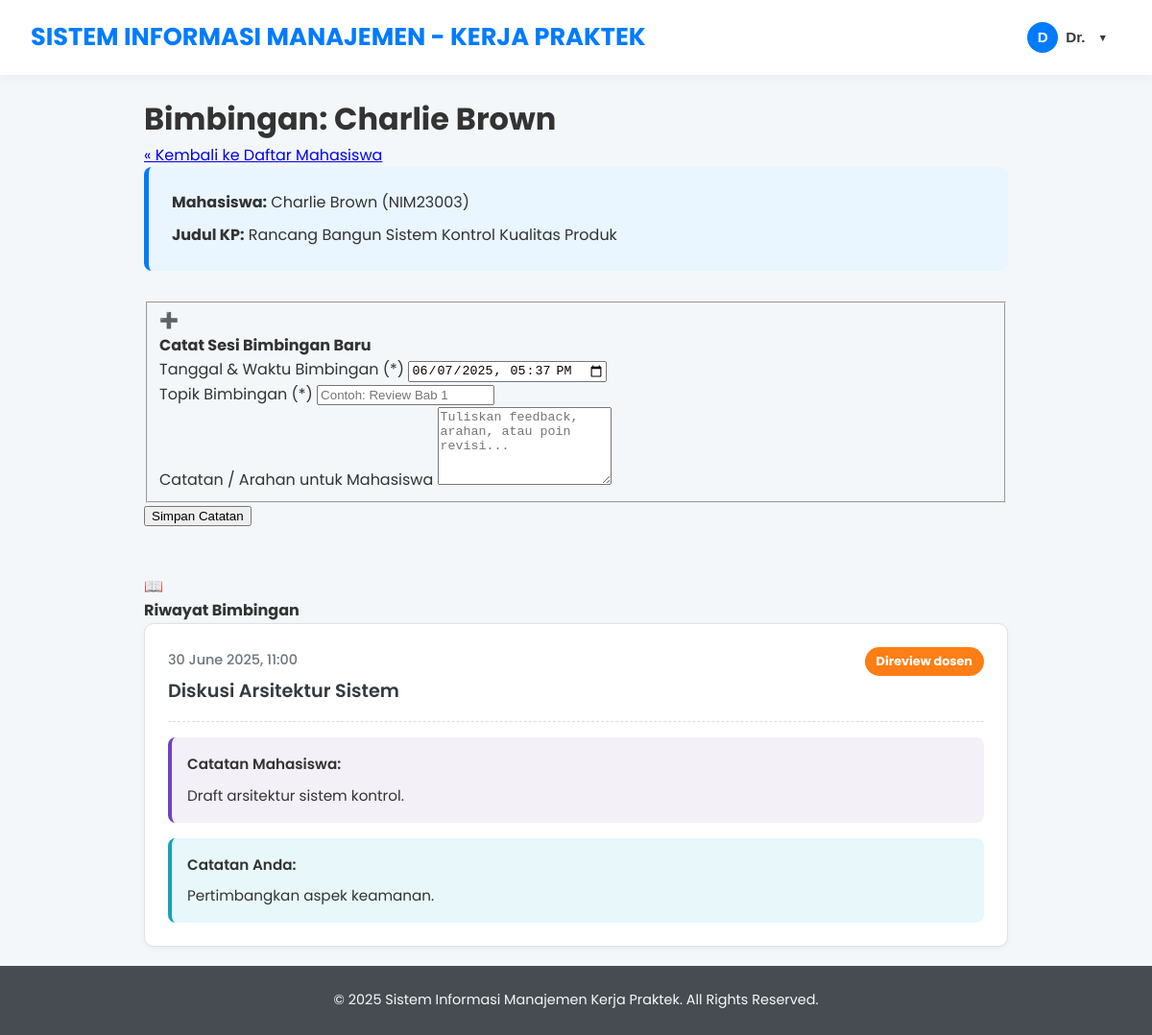
/dosen/bimbingan_kelola.php?id_pengajuan=3 (signed in), run on the app's committed database.
### tables this page shows
CREATE TABLE `pengajuan_kp` (
  `id_pengajuan` int NOT NULL,
  `nim` varchar(15) NOT NULL,
  `id_perusahaan` int DEFAULT NULL,
  `judul_kp` varchar(255) DEFAULT NULL,
  `deskripsi_kp` text,
  `tanggal_pengajuan` date NOT NULL,
  `tanggal_mulai_rencana` date DEFAULT NULL,
  `tanggal_selesai_rencana` date DEFAULT NULL,
  `status_pengajuan` enum('draft','diajukan_mahasiswa','diverifikasi_dospem','disetujui_dospem','ditolak_dospem','menunggu_konfirmasi_perusahaan','diterima_perusahaan','ditolak_perusahaan','penentuan_dospem_kp','kp_berjalan','selesai_pelaksanaan','laporan_disetujui','selesai_dinilai','dibatalkan') DEFAULT 'draft',
  `nip_dosen_pembimbing_kp` varchar(20) DEFAULT NULL,
  `catatan_admin` text,
  `catatan_dosen` text,
  `surat_pengantar_path` varchar(255) DEFAULT NULL,
  `surat_balasan_perusahaan_path` varchar(255) DEFAULT NULL,
  `created_at` timestamp NOT NULL DEFAULT CURRENT_TIMESTAMP,
  `updated_at` timestamp NOT NULL DEFAULT CURRENT_TIMESTAMP ON UPDATE CURRENT_TIMESTAMP
);

CREATE TABLE `mahasiswa` (
  `nim` varchar(15) NOT NULL,
  `password` varchar(100) NOT NULL,
  `nama` varchar(100) NOT NULL,
  `email` varchar(100) NOT NULL,
  `no_hp` varchar(20) DEFAULT NULL,
  `prodi` varchar(50) DEFAULT NULL,
  `angkatan` int DEFAULT NULL,
  `ipk` decimal(3,2) DEFAULT '0.00',
  `sks_lulus` int DEFAULT '0',
  `status_akun` enum('pending_verification','active','suspended') DEFAULT 'pending_verification',
  `created_at` timestamp NOT NULL DEFAULT CURRENT_TIMESTAMP,
  `updated_at` timestamp NOT NULL DEFAULT CURRENT_TIMESTAMP ON UPDATE CURRENT_TIMESTAMP
);

CREATE TABLE `bimbingan_kp` (
  `id_bimbingan` int NOT NULL,
  `id_pengajuan` int NOT NULL,
  `nip_pembimbing` varchar(20) NOT NULL,
  `tanggal_bimbingan` datetime NOT NULL,
  `topik_bimbingan` text,
  `catatan_mahasiswa` text,
  `catatan_dosen` text,
  `file_lampiran_mahasiswa` varchar(255) DEFAULT NULL,
  `file_lampiran_dosen` varchar(255) DEFAULT NULL,
  `status_bimbingan` enum('diajukan_mahasiswa','direview_dosen','selesai') DEFAULT 'diajukan_mahasiswa',
  `created_at` timestamp NOT NULL DEFAULT CURRENT_TIMESTAMP,
  `updated_at` timestamp NOT NULL DEFAULT CURRENT_TIMESTAMP ON UPDATE CURRENT_TIMESTAMP
);

### dosen/bimbingan_kelola.php (the view, shortened to what this page needs)
<?php
$nip_dosen_login = $_SESSION['user_id'];
$id_pengajuan_url = null;
$pengajuan_info = null;
$riwayat_bimbingan = [];
$error_message = '';
if (isset($_GET['id_pengajuan']) && filter_var($_GET['id_pengajuan'], FILTER_VALIDATE_INT)) {
    $id_pengajuan_url = (int)$_GET['id_pengajuan'];
} else {
    $error_message = "ID Pengajuan tidak valid atau tidak ditemukan.";
}
require_once '../config/db_connect.php';
function getBimbinganData($conn_db, $id_pengajuan, $nip_dosen, &$out_error_message) {
    $data = ['pengajuan' => null, 'riwayat' => []];
    $sql_pengajuan = "SELECT pk.id_pengajuan, pk.judul_kp, pk.status_pengajuan,
                             m.nim, m.nama AS nama_mahasiswa, m.prodi
                      FROM pengajuan_kp pk
                      JOIN mahasiswa m ON pk.nim = m.nim
                      WHERE pk.id_pengajuan = ? AND pk.nip_dosen_pembimbing_kp = ?";
    $stmt_pengajuan = $conn_db->prepare($sql_pengajuan);
    if ($stmt_pengajuan) {
        $stmt_pengajuan->bind_param("is", $id_pengajuan, $nip_dosen);
        $stmt_pengajuan->execute();
        $result_pengajuan = $stmt_pengajuan->get_result();
        if ($result_pengajuan->num_rows === 1) {
            $data['pengajuan'] = $result_pengajuan->fetch_assoc();
            $sql_riwayat = "SELECT id_bimbingan, tanggal_bimbingan, topik_bimbingan, catatan_mahasiswa, catatan_dosen, file_lampiran_mahasiswa, file_lampiran_dosen, status_bimbingan FROM bimbingan_kp WHERE id_pengajuan = ? ORDER BY tanggal_bimbingan DESC";
            $stmt_riwayat = $conn_db->prepare($sql_riwayat);
            if ($stmt_riwayat) {
                $stmt_riwayat->bind_param("i", $id_pengajuan);
                $stmt_riwayat->execute();
                $result_riwayat = $stmt_riwayat->get_result();
                while ($row_riwayat = $result_riwayat->fetch_assoc()) {
                    $data['riwayat'][] = $row_riwayat;
                }
            }
        } else {
            $out_error_message = "Pengajuan KP tidak ditemukan atau Anda bukan pembimbingnya.";
        }
    }
    return $data;
}
if ($id_pengajuan_url && empty($error_message_on_load)) {
    $fetched_data = getBimbinganData($conn, $id_pengajuan_url, $nip_dosen_login, $error_message);
    $pengajuan_info = $fetched_data['pengajuan'];
    $riwayat_bimbingan = $fetched_data['riwayat'];
}
if ($pengajuan_info) {
    $page_title = "Bimbingan: " . htmlspecialchars($pengajuan_info['nama_mahasiswa']);
}
require_once '../includes/header.php';
?>
<div class="main-content-full">
    <div class="form-container-modern">
        <div class="form-header">
            <h1><?php echo htmlspecialchars($page_title); ?></h1>
            <a href="bimbingan_mahasiswa_list.php" class="btn btn-secondary">&laquo; Kembali ke Daftar Mahasiswa</a>
        </div>
        <?php if ($pengajuan_info): ?>
            <div class="info-section">
                <p><strong>Mahasiswa:</strong> <?php echo htmlspecialchars($pengajuan_info['nama_mahasiswa'] . ' (' . $pengajuan_info['nim'] . ')'); ?></p>
                <p><strong>Judul KP:</strong> <?php echo htmlspecialchars($pengajuan_info['judul_kp']); ?></p>
            </div>
            <form action="bimbingan_kelola.php?id_pengajuan=<?php echo $id_pengajuan_url; ?>" method="POST" class="modern-form">
                <fieldset>
                    <div class="fieldset-header">
                        <span class="fieldset-number">➕</span>
                        <h4>Catat Sesi Bimbingan Baru</h4>
                    </div>
                    <div class="form-grid">
                        <div class="form-group">
                            <label for="tanggal_bimbingan">Tanggal & Waktu Bimbingan (*)</label>
                            <input type="datetime-local" id="tanggal_bimbingan" name="tanggal_bimbingan" value="<?php echo date('Y-m-d\TH:i'); ?>" required>
                        </div>
                        <div class="form-group">
                            <label for="topik_bimbingan">Topik Bimbingan (*)</label>
                            <input type="text" id="topik_bimbingan" name="topik_bimbingan" required placeholder="Contoh: Review Bab 1">
                        </div>
                    </div>
                    <div class="form-group">
                        <label for="catatan_dosen">Catatan / Arahan untuk Mahasiswa</label>
                        <textarea id="catatan_dosen" name="catatan_dosen" rows="5" placeholder="Tuliskan feedback, arahan, atau poin revisi..."></textarea>
                    </div>
                </fieldset>
                <div class="form-actions">
                    <button type="submit" name="submit_bimbingan" class="btn btn-primary btn-submit">Simpan Catatan</button>
                </div>
            </form>
            <div class="history-section">
                <div class="fieldset-header">
                    <span class="fieldset-number">📖</span>
                    <h4>Riwayat Bimbingan</h4>
                </div>
                <?php if (empty($riwayat_bimbingan)): ?>
                    <div class="message info"><p>Belum ada riwayat bimbingan untuk mahasiswa ini.</p></div>
                <?php else: ?>
                    <ul class="bimbingan-history-list">
                        <?php foreach ($riwayat_bimbingan as $sesi): ?>
                            <li class="bimbingan-item">
                                <div class="bimbingan-header">
                                    <div class="header-info">
                                        <span class="bimbingan-date"><?php echo date("d F Y, H:i", strtotime($sesi['tanggal_bimbingan'])); ?></span>
                                        <h5 class="bimbingan-topic"><?php echo htmlspecialchars($sesi['topik_bimbingan']); ?></h5>
                                    </div>
                                    <span class="status-bimbingan status-bimbingan-<?php echo strtolower(str_replace('_', '-', $sesi['status_bimbingan'])); ?>">
                                        <?php echo ucfirst(str_replace('_', ' ', htmlspecialchars($sesi['status_bimbingan']))); ?>
                                    </span>
                                </div>
                                <?php if (!empty($sesi['catatan_mahasiswa'])): ?>
                                    <div class="catatan catatan-mahasiswa">
                                        <strong>Catatan Mahasiswa:</strong>
                                        <p><?php echo nl2br(htmlspecialchars($sesi['catatan_mahasiswa'])); ?></p>
                                    </div>
                                <?php endif; ?>
                                <?php if (!empty($sesi['catatan_dosen'])): ?>
                                    <div class="catatan catatan-dosen">
                                        <strong>Catatan Anda:</strong>
                                        <p><?php echo nl2br(htmlspecialchars($sesi['catatan_dosen'])); ?></p>
                                    </div>
                                <?php endif; ?>
                            </li>
                        <?php endforeach; ?>
                    </ul>
                <?php endif; ?>
            </div>
        <?php elseif(empty($error_message)): ?>
            <div class="message info"><p>Memuat data bimbingan...</p></div>
        <?php endif; ?>
    </div>
</div>
<?php
require_once '../includes/footer.php';
?>

### includes/header.php (style rules this page uses)
:root { --primary-color: #007BFF; --primary-hover: #0056b3; --secondary-color: #6c757d; --dark-color: #343a40; --light-color: #f8f9fa; --background-color: #f4f7f9; --text-color: #333; --border-color: #dee2e6; --card-shadow: 0 4px 15px rgba(0,0,0,0.06); --border-radius: 12px; }
* { box-sizing: border-box; }
body, h1, h2, h3, h4, h5, h6, p, ul, ol { margin: 0; padding: 0; }
body { font-family: 'Poppins', sans-serif; line-height: 1.6; background-color: var(--background-color); color: var(--text-color); display: flex; flex-direction: column; min-height: 100vh; }

### dosen/bimbingan_kelola.php (style rules this page uses)
.form-container-modern { max-width: 900px; margin: 20px auto; }
.info-section { background-color: #e9f5ff; border-left: 5px solid var(--primary-color); padding: 1rem 1.5rem; margin-bottom: 2rem; border-radius: 8px; }
.info-section p { margin: 0.5rem 0; }
.history-section { margin-top: 3rem; }
.bimbingan-history-list { list-style: none; padding: 0; }
.bimbingan-item { background-color: #fff; border: 1px solid var(--border-color); padding: 1.5rem; margin-bottom: 1rem; border-radius: 10px; box-shadow: 0 2px 5px rgba(0,0,0,0.05); }
.bimbingan-header { display: flex; justify-content: space-between; align-items: flex-start; margin-bottom: 1rem; padding-bottom: 1rem; border-bottom: 1px dashed #ddd; }
.bimbingan-date { font-size: 0.9em; color: var(--secondary-color); font-weight: 500; }
.bimbingan-topic { margin: 5px 0 0 0; font-size: 1.2em; font-weight: 600; color: var(--dark-color); }
.catatan { padding: 1rem; margin-top: 1rem; border-radius: 8px; font-size: 0.95em; border-left: 4px solid; }
.catatan strong { display: block; margin-bottom: 0.5rem; font-weight: 600; }
.catatan p { margin: 0; line-height: 1.6; }
.catatan-mahasiswa { border-color: #6f42c1; background-color: #f4f0f7; }
.catatan-dosen { border-color: #17a2b8; background-color: #e8f7fa; }
.status-bimbingan { padding: 5px 12px; border-radius: 20px; font-size: 0.8em; font-weight: bold; color: #fff; }
.status-bimbingan-direview-dosen { background-color: #fd7e14; }

### data on the page
pengajuan_kp: nim.nama "Bimbingan: Charlie Brown", nim.nim "Charlie Brown (NIM23003)", judul_kp "Rancang Bangun Sistem Kontrol Kualitas Produk"
bimbingan_kp: tanggal_bimbingan "30 June 2025, 11:00", topik_bimbingan "Diskusi Arsitektur Sistem", status_bimbingan "Direview dosen", catatan_mahasiswa "Draft arsitektur sistem kontrol.", catatan_dosen "Pertimbangkan aspek keamanan."

### other printed values
substr($user_nama, 0, 1) "D"
explode(' ', $user_nama)[0] "Dr."
